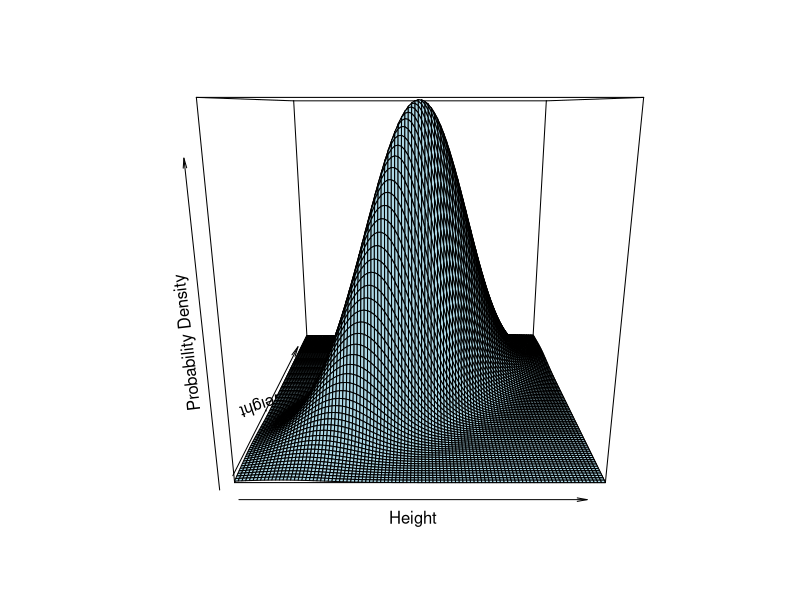

Source code (R):
library(mvtnorm)
hwdata <- cbind(c(165, 170, 160, 154, 175, 155, 167, 177, 158, 178),c(78, 71, 60, 53, 72, 51, 64, 65, 55, 69))

colMeans(hwdata)

mvtrain <- function(hwdata,testdata) {
  mv <- colMeans(hwdata)
  cv <- cov(hwdata)
  cat("Mean Vector: ", mv, "\n")
  cat("Covariance Matrix: \n", cv)
  
  # Generate a grid of height and weight values
  h_values <- seq(min(hwdata[, 1]) - 15, max(hwdata[, 1]) + 15, length.out = 100)
  w_values <- seq(min(hwdata[, 2]) - 15, max(hwdata[, 2]) + 15, length.out = 100)
  hw_grid <- expand.grid(Height = h_values, Weight = w_values)
  
  # Calculate the probability density for each combination of height and weight
  prob_density <- dmvnorm(hw_grid, mean = mv, sigma = cv)
  
  # Reshape the probability density matrix
  p_matrix <- matrix(prob_density, nrow = length(h_values))
  
  # Plot the 3D surface
  persp(h_values, w_values, p_matrix, col = "lightblue", xlab = "Height", ylab = "Weight", zlab = "Probability Density")
 
  pt <- dmvnorm(testdata, mean = mv, sigma = cv)
  
  print(pt)
  if (pt >= 0.00005)
    print("person is an adult based on H & W")
  else
    print("person is not an adult based on H & W")
}
  


mvtrain(hwdata,c(170,67))


